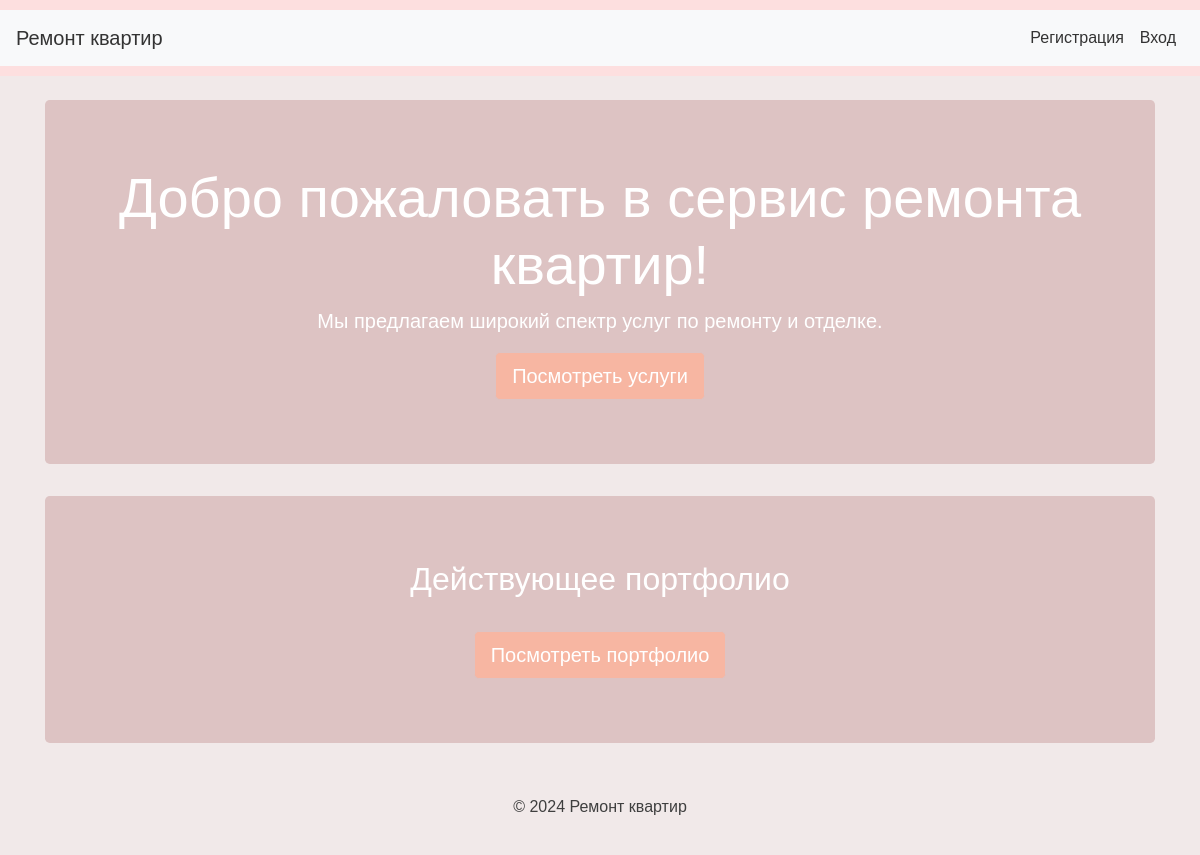
Before: / with the older database file.
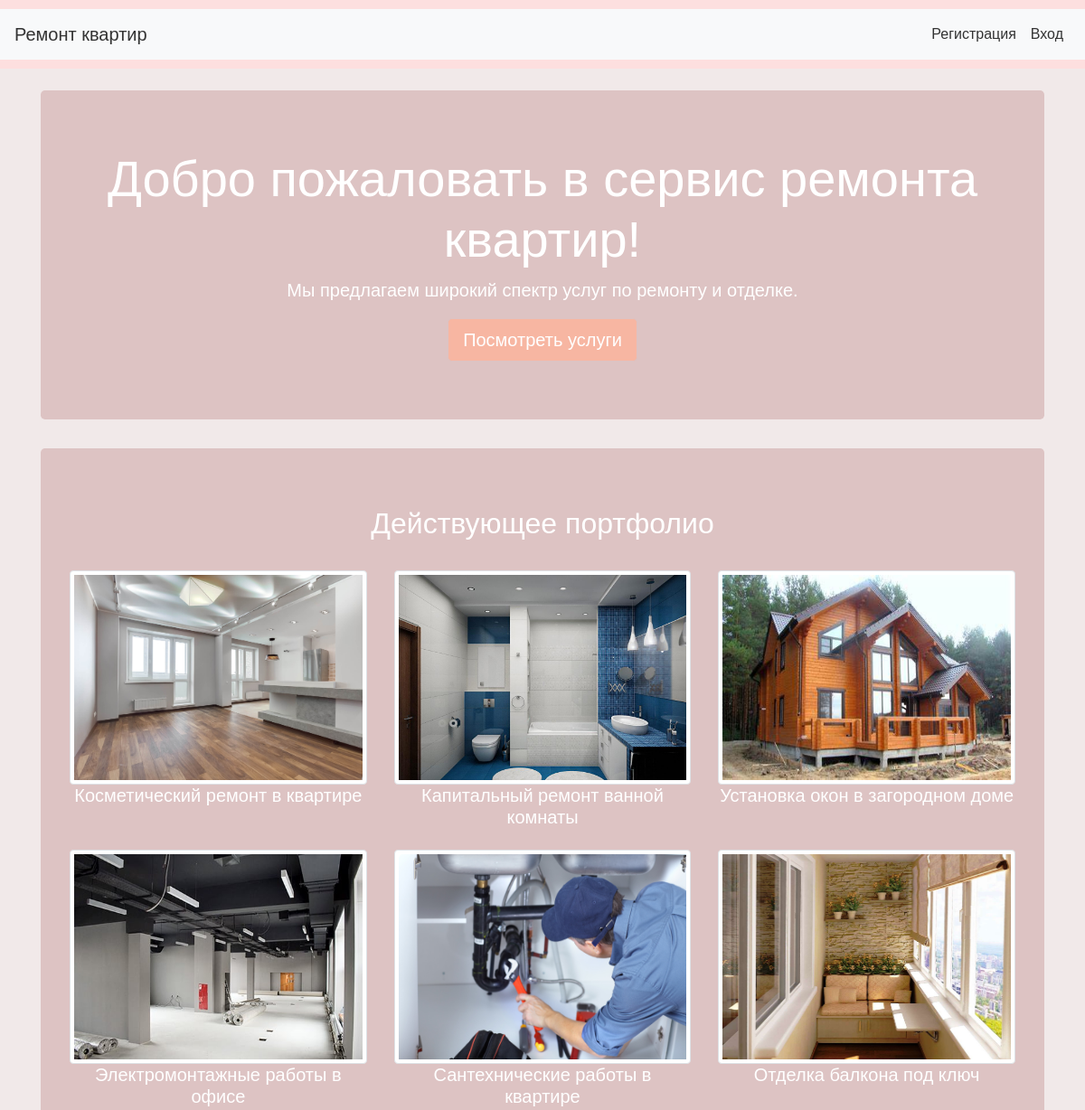
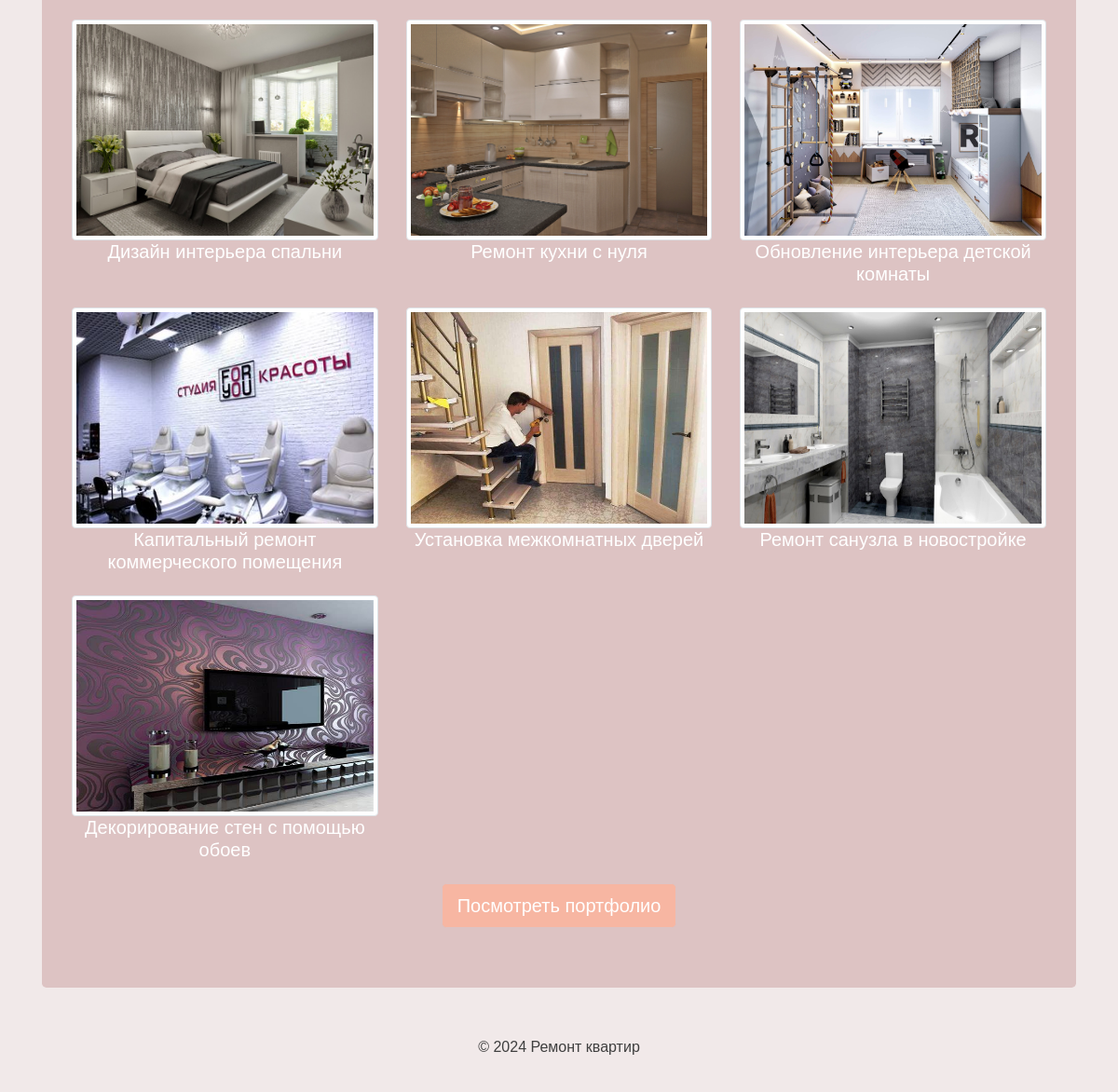
After: the same page with the newer database file (2 pictures, top to bottom).
### app/models.py (models this page shows)
class PortfolioItem(db.Model):
    id = db.Column(db.Integer, primary_key=True)
    user_id = db.Column(db.Integer, db.ForeignKey('user.id'), nullable=False)
    image_url = db.Column(db.String(255))
    description = db.Column(db.Text)

### app/views.py (the view)
@app.route('/')
def index():
    portfolio_items = PortfolioItem.query.all()
    return render_template('index.html', portfolio_items=portfolio_items)

### app/__init__.py (called while the page is built)
@app.before_request
def before_request():
    if 'theme' not in session:
        session['theme'] = 'light'  # Установите тему по умолчанию

### templates/index.html (shortened to what this page needs)
{% extends "base.html" %}
{% block content %}
<div class="jumbotron text-center">
    <h1 class="display-4">Добро пожаловать в сервис ремонта квартир!</h1>
    <p class="lead">Мы предлагаем широкий спектр услуг по ремонту и отделке.</p>
    <a class="btn btn-primary btn-lg" href="{{ url_for('services') }}" role="button">Посмотреть услуги</a>
</div>
<div class="jumbotron text-center">
<h2>Действующее портфолио</h2>
<br>
    <div class="row">
        {% for item in portfolio_items %}
            <div class="col-md-4 mb-3">
                <img style="width: 350px; height: 237px" src="../static/{{ item.image_url }}" data-src-big="../static/{{ item.image_url }}" alt="Portfolio Item" class="img-thumbnail" onclick="openModal(this)">
                <h5>{{ item.description }}</h5>
            </div>
        {% endfor %}
    </div>
    <a class="btn btn-primary btn-lg" href="{{ url_for('portfolio') }}" role="button">Посмотреть портфолио</a>
</div>
{% endblock %}

### templates/base.html (shortened to what this page needs)
<!DOCTYPE html>
<html lang="ru">
<head>
    <link rel="stylesheet" href="https://stackpath.bootstrapcdn.com/bootstrap/4.5.2/css/bootstrap.min.css">
    <link rel="stylesheet" href="{{ url_for('static', filename='styles.css') }}">
</head>
<body>
    <header>
        <nav class="navbar navbar-expand-lg navbar-light bg-light">
            <a class="navbar-brand" href="{{ url_for('index') }}">Ремонт квартир</a>
            <div class="collapse navbar-collapse" id="navbarNav">
                <ul class="navbar-nav ml-auto">
                    {% if current_user.is_authenticated %}
                        <li class="nav-item"><a class="nav-link" href="{{ url_for('services') }}">Услуги</a></li>
                        <li class="nav-item"><a class="nav-link" href="{{ url_for('portfolio') }}">Портфолио</a></li>
                        <li class="nav-item"><a class="nav-link" href="{{ url_for('profile') }}">Профиль</a></li>
                        <li class="nav-item"><a class="nav-link" href="{{ url_for('logout') }}">Выход</a></li>
                    {% else %}
                        <li class="nav-item"><a class="nav-link" href="{{ url_for('register') }}">Регистрация</a></li>
                        <li class="nav-item"><a class="nav-link" href="{{ url_for('login') }}">Вход</a></li>
                    {% endif %}
                </ul>
            </div>
        </nav>
    </header>
    <main role="main" class="container mt-4">
        {% block content %}{% endblock %}
    </main>
    <footer class="text-center mt-4">
        <p>&copy; 2024 Ремонт квартир</p>
    </footer>
</body>
</html>

### static/styles.css (style rules this page uses)
body { font-family: 'Arial', sans-serif; background-color: #f1e9e9; color: #333; }
header { background-color: #fddfdf; padding: 10px 0; color: #333; }
.navbar-brand { color: #333 !important; }
.nav-link { color: #333 !important; }
.jumbotron { background-color: #ddc3c3; color: white; }
footer { background-color: #f1e9e9; color: #3f3f3f; padding: 20px 0; }
.btn-primary { background-color: rgb(247, 182, 162); border-color: #ddc3c3; }

Changed rows visible on the page:
added PortfolioItem: image_url (picture), description "Косметический ремонт в квартире"
added PortfolioItem: image_url (picture), description "Капитальный ремонт ванной комнаты"
added PortfolioItem: image_url (picture), description "Установка окон в загородном доме"
added PortfolioItem: image_url (picture), description "Электромонтажные работы в офисе"
added PortfolioItem: image_url (picture), description "Сантехнические работы в квартире"
added PortfolioItem: image_url (picture), description "Отделка балкона под ключ"
added PortfolioItem: image_url (picture), description "Дизайн интерьера спальни"
added PortfolioItem: image_url (picture), description "Ремонт кухни с нуля"
added PortfolioItem: image_url (picture), description "Обновление интерьера детской комнаты"
added PortfolioItem: image_url (picture), description "Капитальный ремонт коммерческого помещения"
added PortfolioItem: image_url (picture), description "Установка межкомнатных дверей"
added PortfolioItem: image_url (picture), description "Ремонт санузла в новостройке"
added PortfolioItem: image_url (picture), description "Декорирование стен с помощью обоев"
